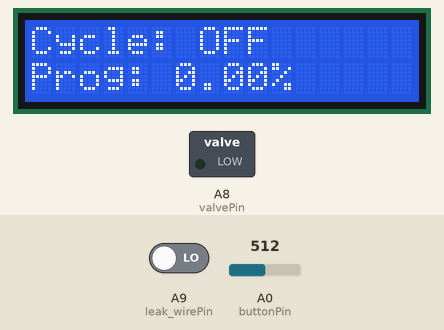
This sketch was run on a simulated Arduino Mega 2560, built with avr-gcc and run on an emulated ATmega2560. Parts: 16×2 character LCD, switched loads named in the sketch (green lamp = pin HIGH). Inputs (shaded band) come from the test bench; at power-on: A0 (buttonPin) = 512, A9 (leak_wirePin) LOW.

Above: at 1.2 s.
1.3 s: A0 (buttonPin) set to 1013
2.8 s: A0 (buttonPin) set to 1022
At 3.7 s:
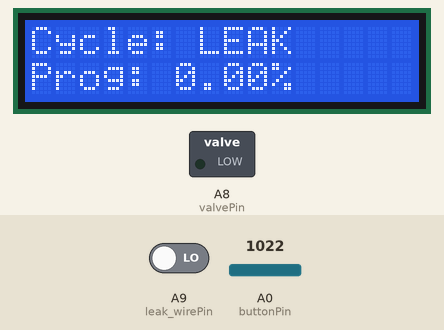
Timing chart, 0 to 5.8 s (numbered marks = the images above; inputs shaded):
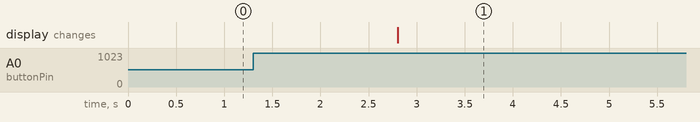

The sketch:

WaterHammerwLCD.ino
```cpp
#include <LiquidCrystal.h>
//Le pinout est pour un Arduino Mega avec le LCD Keypad Shield monté dessus

//Déclaration des numéros de pins. Préférablement utiliser les Analog vu qu'il y a le shield ...

int valvePin = A8;        //la valve est placée sur A8 en mode digital
int buttonPin = A0;       // on lit le bouton sur A0 en analog
int leak_wirePin = A9;    // le fil de détection d'une fuite...

boolean running=false;    //Cycle en cours ou interrompu
boolean leakage = false;    //Présence de fuite ou pas

int counter = 0;
unsigned long cycle_number = 500000;
float progress = 0.0;

LiquidCrystal lcd(8,9,4,5,6,7);    //Initialisation du lcd

void setup()
{
  pinMode(valvePin,OUTPUT);
  pinMode(leak_wirePin,INPUT);
  lcd.begin(16,2);    //creation du premier curseur
}

void loop()
{
  //lcd.clear();
  displayCycleState();    //Fonctions de mise à jour de l'écran
  displayProgress();
  if(running == false)    //Cycle STOP, en attente du bouton
  {
    if(button())    //bouton enfoncé, on passe en running et reset de l'indicateur de fuite
    {
      while(button()){}
      running = true;
      leakage = false;
    }
  }
  else    //Si le cycle est en running...
  {
    if(leak())    //polling pour savoir s'il y a une fuite
    {
      running = false;
      leakage = true;
      digitalWrite(valvePin,LOW);    //On arrete le cycle, on ferme la valve par securite
    }
    else
    {
      if(counter<cycle_number)
      {
        cycle(10,10);
        counter++;
        progress = 100.0*(float)counter/(float)cycle_number;
      }
    }
    if(button())    //Polling du bouton pour savoir s'il faut mettre en pause ou non. A ce stade un cycle a été complété, la valve est FERMÉE
    {
      while(button()){}
      running = false;
    }
   }
}
```

button.ino
```cpp
boolean button()    //la fonction retourne vrai si le bouton a été enfoncé. Ca affiche brièvement "BUTTON" pour le débug si nécessaire
{
  if(analogRead(buttonPin) < 1022)
  {
    //lcd.clear();
    //lcd.print("BUTTON");
    return true;
  }
  else
  {
    return false;
  }
}
```

cycle.ino
```cpp
void cycle(int x, int y)    //fonction de cyclage. Envoie HIGH pendant x millisecondes puis LOW pendant Y millis
{
  digitalWrite(valvePin,HIGH);
  delay(x);
  digitalWrite(valvePin,LOW);
  delay(y);
}
```

displayCycle.ino
```cpp
void displayCycleState()    //affiche "Cycle: " puis l'état du cycle en fonciton des variables d'état
{
  lcd.setCursor(0,0);
  lcd.print("Cycle: ");
  if(running && !leakage)
  {
    lcd.print("ON  ");
  }
  else
  {
    if(leakage)
    {
      lcd.print("LEAK");
    }
    else
    {
      lcd.print("OFF ");
    }
  }
}
```

displayProgress.ino
```cpp
void displayProgress()    //affiche le degré de progrès sur la ligne inférieure
{
  lcd.setCursor(0,1);
  lcd.print("Prog: ");
  lcd.print(progress);
  lcd.print("%");
  lcd.print("  ");
}
```

invert_state.ino
```cpp
//Il y a un problème avec cette fonction... a réviser

void invert_state(boolean a)
{
  if(a == true)
  {
    a = false;
  }
  else
  {
    a=true;
  }
}
```

leak.ino
```cpp
boolean leak()    //renvoie true si jamais la pin du leakWire est mise en dessous de 3V
{
  if(digitalRead(leak_wirePin) == LOW)
  {
    return true;
  }
  else
  {
    return false;
  }
}
```

Measured:
- the behaviour switches between 1021 and 1022 on A0 (buttonPin) (found by bisection; images 0 and 1)
- after the input at 1.3 s, every drawn part: stays the same
- after the input at 2.8 s, the display: first changes at once (image 1 shows a later state)
